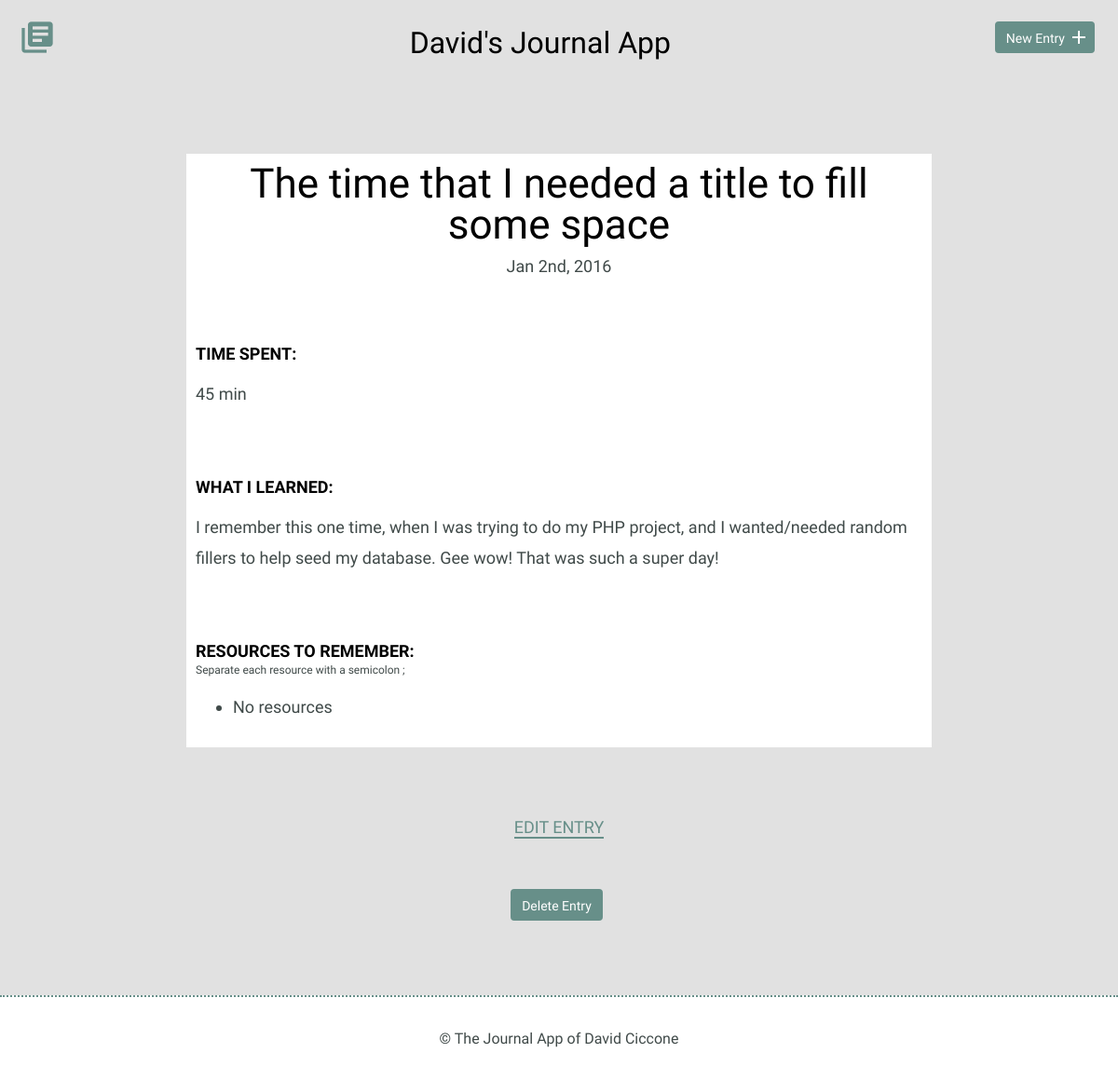
The page /detail.php?id=4 on the database as committed earlier.
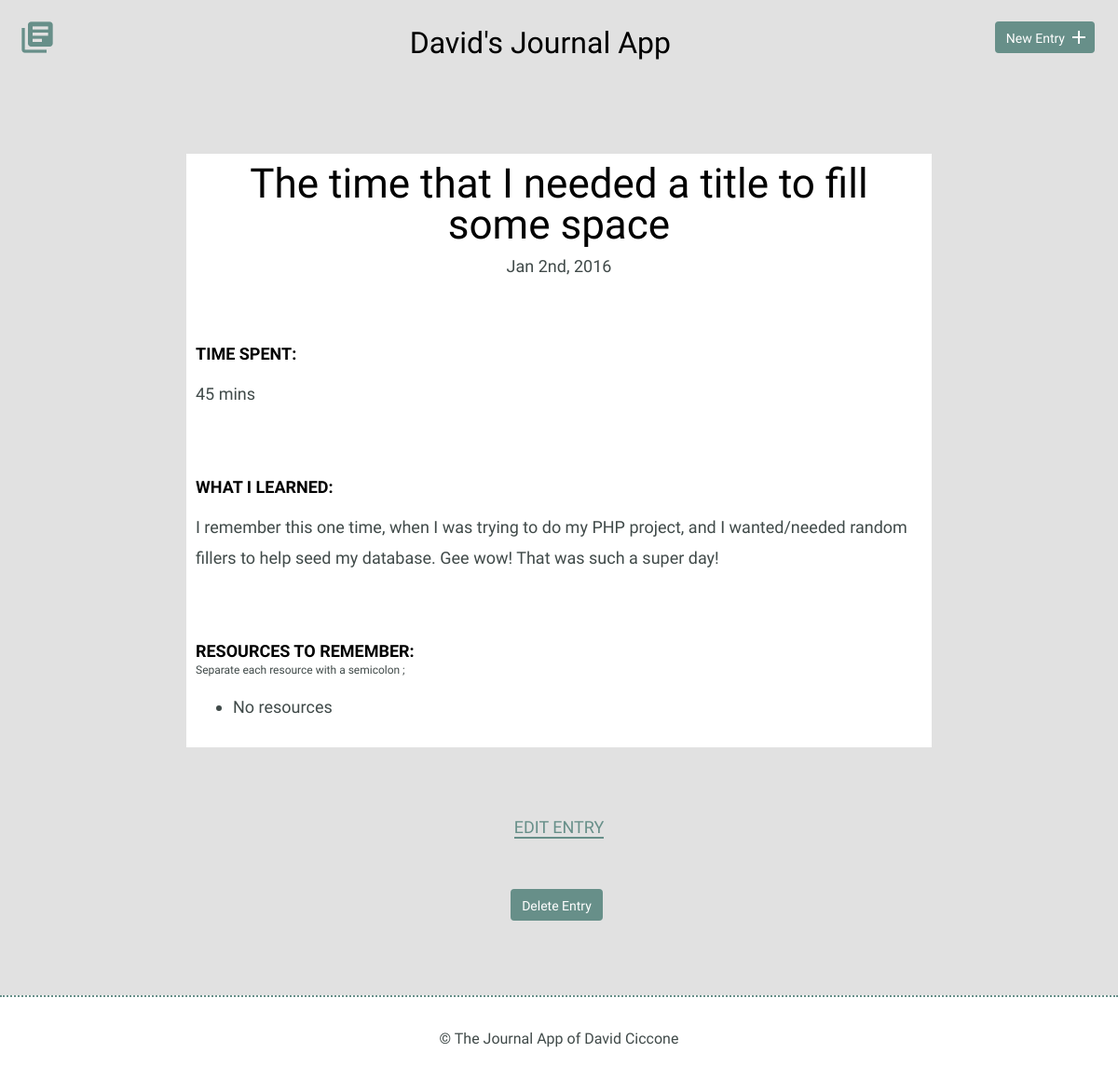
The same page on the database as committed later.
### tables this page shows
CREATE TABLE "entries" (
	`id`	INTEGER,
	`title`	TEXT,
	`date`	TEXT,
	`time_spent`	INTEGER,
	`learned`	BLOB,
	`resources`	BLOB,
	PRIMARY KEY(`id`)
);

### includes/functions.php (called while the page is built, shortened)
<?php
function getJournalDetails($journalId){
    include 'includes/connection.php';
    try{
        $entryData = $db->prepare('SELECT * FROM entries WHERE id = ?');
        $entryData->bindValue(1, $journalId, PDO::PARAM_INT);
        $entryData->execute();
    } catch(Exception $e){
        echo "Error!: " . $e->getMessage() . "</br>";
        return false;
    }
    return $entryData->fetch();
};

### detail.php (the view, shortened to what this page needs)
<!DOCTYPE html>
<html>
    <head>
        <link rel="stylesheet" href="css/normalize.css">
        <link rel="stylesheet" href="css/site.css">
    </head>
    <body>
    <?php include('includes/header.php');
          require 'includes/functions.php';
            $getID = $_GET['id'];
            $details = getJournalDetails($getID);
            $resourceList = explode(';', $details[resources]);
    ?>
        <section>
            <div class="container">
                <div class="entry-list single">
                    <article>
                <?php
                echo    '<h1>'. $details[title] . '</h1>' .
                        '<time datetime="' . $details[date] . '">' . date('M jS, Y', strtotime($details[date])) . '</time>
                        <div class="entry">
                            <h3>Time Spent: </h3>
                            <p>' . $details[time_spent] . '</p>' .
                        '</div>
                        <div class="entry">
                            <h3>What I Learned:</h3>
                            <p>'. $details[learned] .'</p>' .
                        '</div>
                        <div class="entry">
                            <h3>Resources to Remember: </h3>
                            <span style="font-size:12px;">Separate each resource with a semicolon ;</span>
                            <ul>';
                            if(count($resourceList) > 1){
                            for($x = 0; $x < count($resourceList); $x++){
                                echo'<li>' . $resourceList[$x] . '</li>';
                                }
                            }  else {
                            echo'<li> No resources</li>';
                            };
                echo        '</ul>
                        </div>';
                        ?>
                    </article>
                </div>
            </div>
            <div class="edit">
                <p>
                    <a href="edit.php?id=<?php echo $getID ?>">Edit Entry</a><br><br>
                </p>
                <form method="post" onSubmit="return confirm('Are you sure you want to delete?')">
                    <input type="submit" value="Delete Entry" class="button">
                </form>
            </div>
        </section>
        <?php include('includes/footer.php'); ?>
    </body>
</html>

Rows that differ between the two databases and show on the page:
changed entries "The time that I needed a title to fill some space": time_spent "45 min" → "45 mins"
